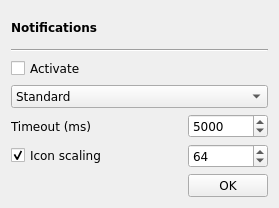
<?xml version="1.0" encoding="UTF-8"?>
<ui version="4.0">
 <class>GUI_Notification</class>
 <widget class="QDialog" name="GUI_Notification">
  <property name="geometry">
   <rect>
    <x>0</x>
    <y>0</y>
    <width>279</width>
    <height>208</height>
   </rect>
  </property>
  <property name="focusPolicy">
   <enum>Qt::ClickFocus</enum>
  </property>
  <property name="windowTitle">
   <string>Notification settings</string>
  </property>
  <layout class="QGridLayout" name="gridLayout">
   <item row="1" column="0" colspan="2">
    <widget class="Line" name="line">
     <property name="font">
      <font>
       <family>DejaVu Sans</family>
      </font>
     </property>
     <property name="orientation">
      <enum>Qt::Horizontal</enum>
     </property>
    </widget>
   </item>
   <item row="2" column="0" colspan="2">
    <widget class="QCheckBox" name="cb_activate">
     <property name="font">
      <font>
       <family>DejaVu Sans</family>
      </font>
     </property>
     <property name="focusPolicy">
      <enum>Qt::NoFocus</enum>
     </property>
     <property name="text">
      <string>Activate</string>
     </property>
    </widget>
   </item>
   <item row="6" column="1">
    <widget class="QPushButton" name="btn_ok">
     <property name="maximumSize">
      <size>
       <width>80</width>
       <height>16777215</height>
      </size>
     </property>
     <property name="font">
      <font>
       <family>DejaVu Sans</family>
      </font>
     </property>
     <property name="focusPolicy">
      <enum>Qt::NoFocus</enum>
     </property>
     <property name="text">
      <string>OK</string>
     </property>
    </widget>
   </item>
   <item row="3" column="0" colspan="2">
    <widget class="QComboBox" name="combo_notification">
     <property name="font">
      <font>
       <family>DejaVu Sans</family>
      </font>
     </property>
     <property name="focusPolicy">
      <enum>Qt::NoFocus</enum>
     </property>
     <item>
      <property name="text">
       <string>Standard</string>
      </property>
     </item>
    </widget>
   </item>
   <item row="4" column="1">
    <widget class="QSpinBox" name="sb_timeout">
     <property name="font">
      <font>
       <family>DejaVu Sans</family>
      </font>
     </property>
     <property name="focusPolicy">
      <enum>Qt::WheelFocus</enum>
     </property>
     <property name="minimum">
      <number>1000</number>
     </property>
     <property name="maximum">
      <number>60000</number>
     </property>
     <property name="singleStep">
      <number>1000</number>
     </property>
     <property name="value">
      <number>5000</number>
     </property>
    </widget>
   </item>
   <item row="4" column="0">
    <widget class="QLabel" name="label_3">
     <property name="font">
      <font>
       <family>DejaVu Sans</family>
      </font>
     </property>
     <property name="text">
      <string>Timeout (ms)</string>
     </property>
    </widget>
   </item>
   <item row="0" column="0" colspan="2">
    <widget class="QLabel" name="label_2">
     <property name="font">
      <font>
       <family>DejaVu Sans</family>
       <weight>75</weight>
       <bold>true</bold>
      </font>
     </property>
     <property name="text">
      <string>Notifications</string>
     </property>
    </widget>
   </item>
   <item row="5" column="1">
    <widget class="QSpinBox" name="sb_scale">
     <property name="font">
      <font>
       <family>DejaVu Sans</family>
      </font>
     </property>
     <property name="minimum">
      <number>32</number>
     </property>
     <property name="maximum">
      <number>128</number>
     </property>
     <property name="value">
      <number>64</number>
     </property>
    </widget>
   </item>
   <item row="5" column="0">
    <widget class="QCheckBox" name="cb_scale">
     <property name="font">
      <font>
       <family>DejaVu Sans</family>
      </font>
     </property>
     <property name="text">
      <string>Icon scaling</string>
     </property>
     <property name="checked">
      <bool>true</bool>
     </property>
    </widget>
   </item>
  </layout>
 </widget>
 <resources/>
 <connections>
  <connection>
   <sender>cb_scale</sender>
   <signal>toggled(bool)</signal>
   <receiver>sb_scale</receiver>
   <slot>setEnabled(bool)</slot>
   <hints>
    <hint type="sourcelabel">
     <x>96</x>
     <y>143</y>
    </hint>
    <hint type="destinationlabel">
     <x>229</x>
     <y>144</y>
    </hint>
   </hints>
  </connection>
 </connections>
</ui>
